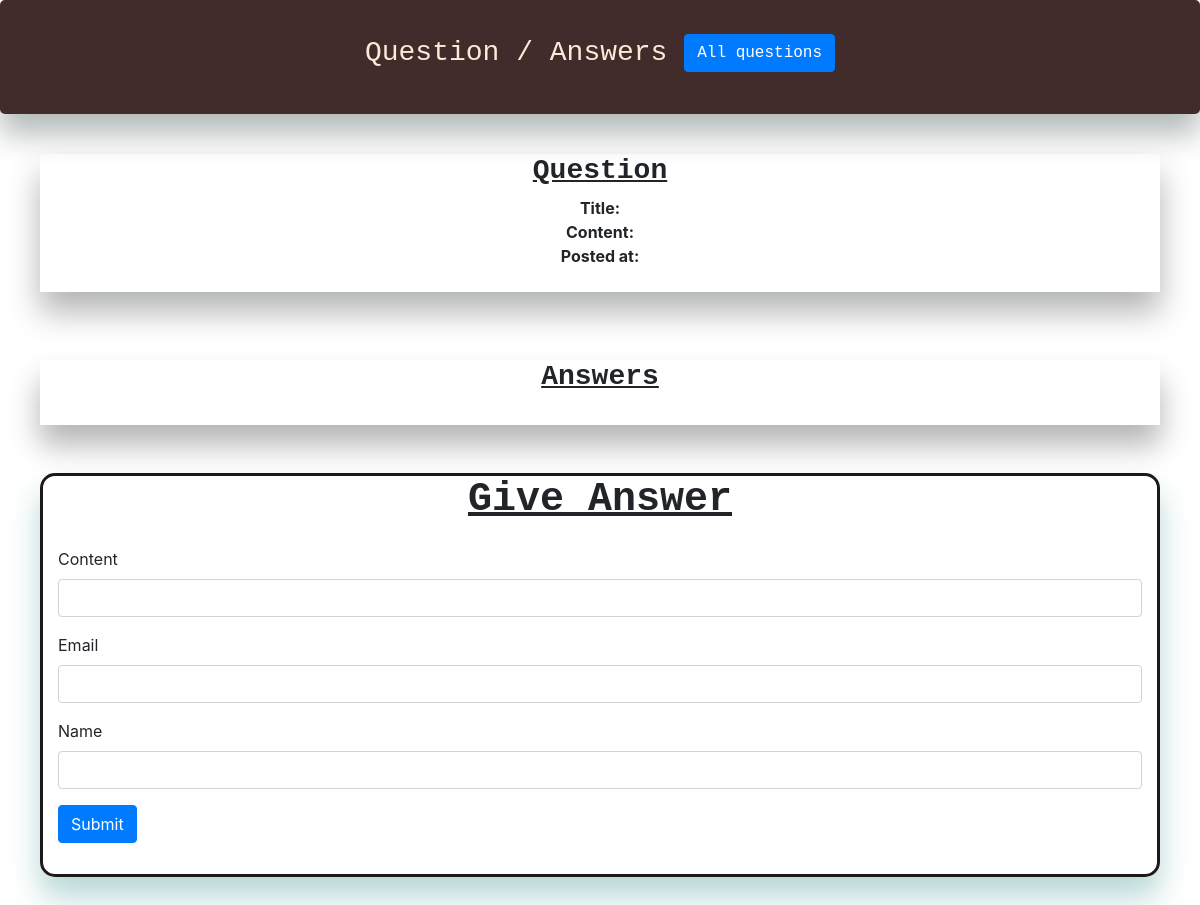
Page /detail/2 on the earlier database version.
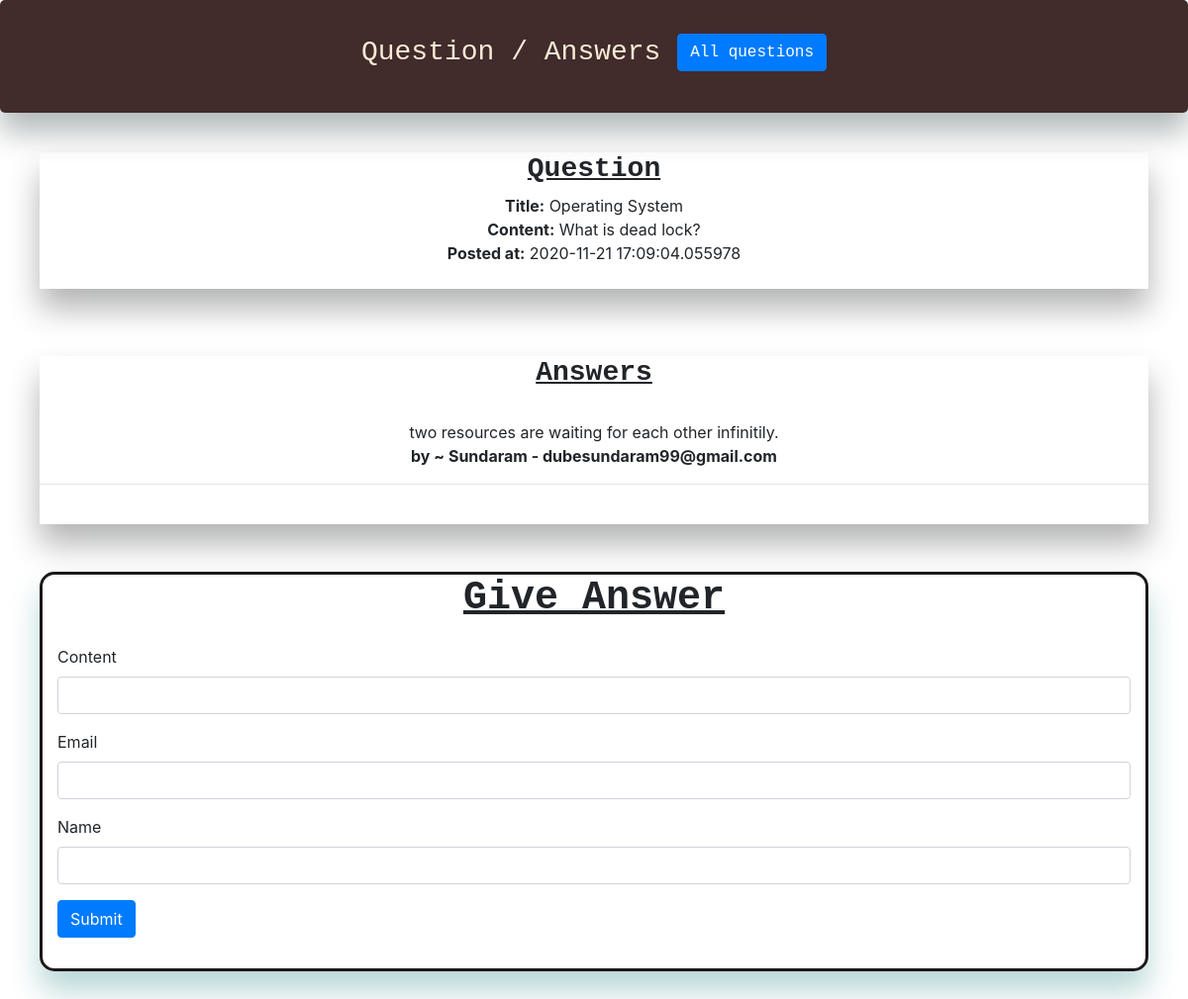
Same page on the later database version.
### app.py (models this page shows, shortened)
class Todo(db.Model):
	id = db.Column(db.Integer, primary_key=True)
	title = db.Column(db.String(200), nullable=False)
	content = db.Column(db.String(2000), nullable=False)
	subject = db.Column(db.String(100))
	complete_in = db.Column(db.Integer, default=0)
	date_create = db.Column(db.DateTime, default=datetime.utcnow)
	email = db.Column(db.String(50))
	name = db.Column(db.String(100))
	tags = db.Column(db.String(100))
	points = db.Column(db.Integer(), default=0)

class Answer(db.Model):
	id = db.Column(db.Integer, primary_key=True)
	answer_id = db.Column(db.Integer, default=1)
	content = db.Column(db.String(2000), nullable=False)
	email = db.Column(db.String(50))
	name = db.Column(db.String(50))

### app.py (the view, shortened to what this page needs)
@app.route('/detail/<int:id>', methods=['GET', 'POST'])
def detail(id):
	questions = db.session.query(Todo).get(id)
	answers = db.session.query(Answer).filter_by(answer_id=id).all()
	db.session.commit()
	return render_template("answer.html", questions = questions, answers = answers)

### templates/answer.html (shortened to what this page needs)
{% include "base.html" %}
<Div style=" max-width: 80rem; margin: auto; margin-bottom: 5vh; background-color: rgb(65, 43, 43); color: antiquewhite; box-shadow: 0 20px 30px 0 rgba(1, 24, 24, 0.3);
    padding: 10px;
    border: inherit;
    border-radius: 5px;" class="heading">
  <h3 style="padding-top: 3vh; padding-bottom: 3vh; text-align: center; font-family: monospace;" > Question / Answers <a class="btn btn-primary" href="/all-questions"> All questions</a></h3>
</Div>
<div style="width: 100%;
            text-align: center;
            max-width: 70rem;
            margin: auto;
            margin-top: 20px;
            box-shadow: 0 20px 30px 0 rgba(6, 7, 7, 0.3);" class="history">
  <h3 style="text-align: center; font-family: monospace; font-weight: bolder;"><u>Question</u></h3>
  <b>Title:</b>
  {{questions.title}}
  <br>
  <b>Content:</b>
  {{questions.content}}
  <br>
  <b>Posted at:</b>
  {{questions.date_create}}
  <br><br>
</div>
<div style="width: 100%;text-align: center;
            max-width: 70rem;
            margin: auto;
            margin-top: 20px;
            box-shadow: 0 20px 30px 0 rgba(6, 7, 7, 0.3);" class="history">
<h3 style="text-align: center; font-family: monospace; font-weight: bolder;"><u>Answers</u></h3><br>
{% for i in answers %}
    {{i.content}}
    <br> <b>by ~ {{i.name}} - {{i.email}}</b>
    <hr><br>
{% endfor %}
</div>
<div style="width: 100%;
    height: auto;
    max-width: 70rem;
    margin: auto; border: 3px solid rgb(29, 25, 25); border-radius: 15px;
box-shadow: 0 20px 30px 0 rgba(23, 121, 121, 0.3);">
<h1 style="text-align: center; font-family: monospace; font-weight: bolder;"><u>Give Answer</u></h1>
<form style="padding: 15px 15px 15px 15px;" action= "/detail/{{questions.id}}" method="post">
    <div class="form-group">
    <label for="exampleInputPassword1">Content</label>
    <input type="text" class="form-control" name="content" required="true">
  </div>
  <div class="form-group">
    <label for="exampleInputPassword1">Email</label>
    <input type="text" class="form-control" name="email" required="true">
  </div>
  <div class="form-group">
    <label for="exampleInputPassword1">Name</label>
    <input type="text" class="form-control" name="name" required="true">
  </div>
  <button type="submit" class="btn btn-primary">Submit</button>
</form>
</div>

Differences in the rows shown:
added Todo: title "Operating System", content "What is dead lock?", date_create "2020-11-21 17:09:04.055978"
added Answer: content "two resources are waiting for each other infinitily.", name "Sundaram", email "dubesundaram99@gmail.com"
